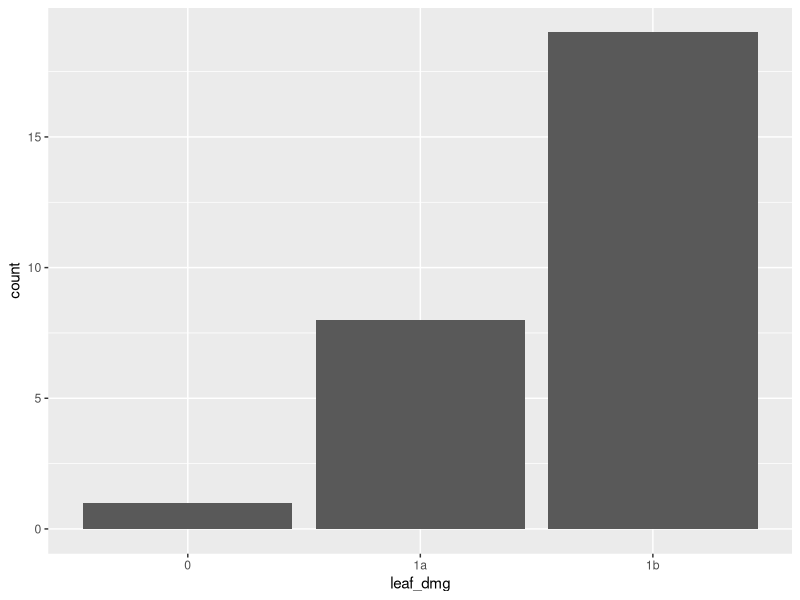
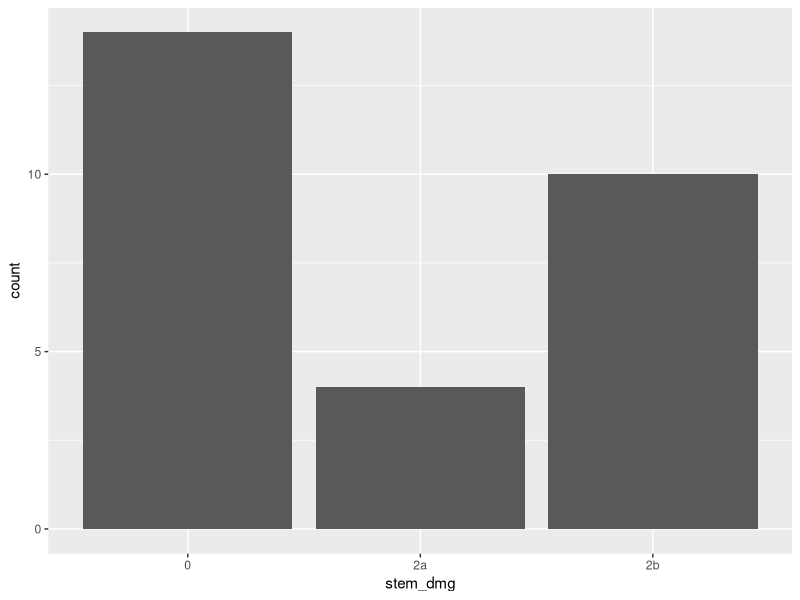
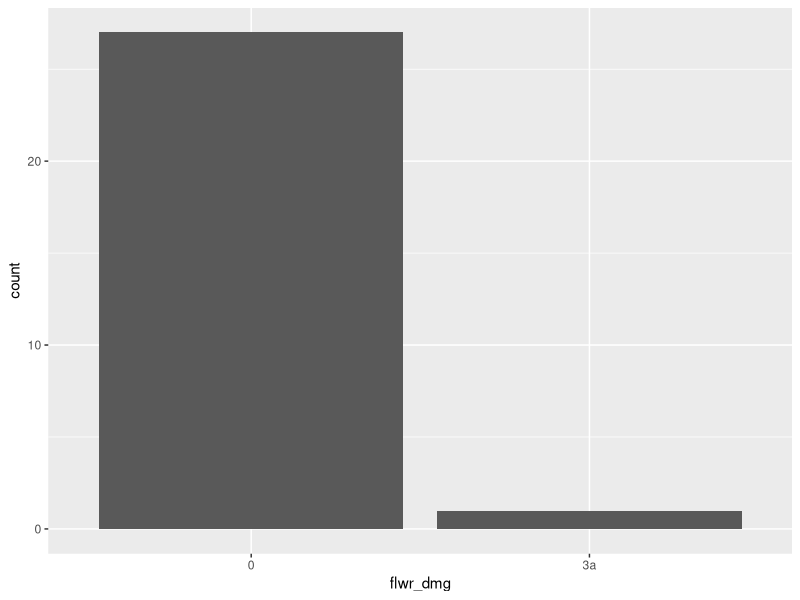
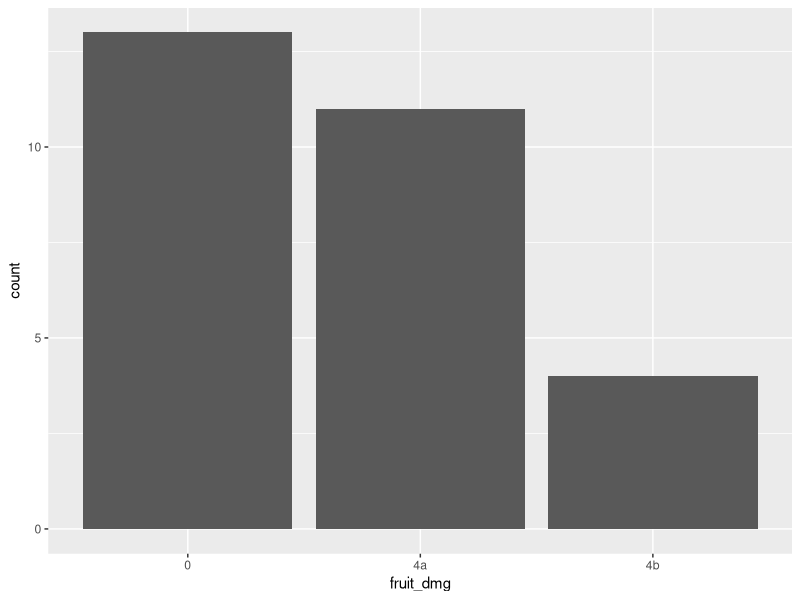
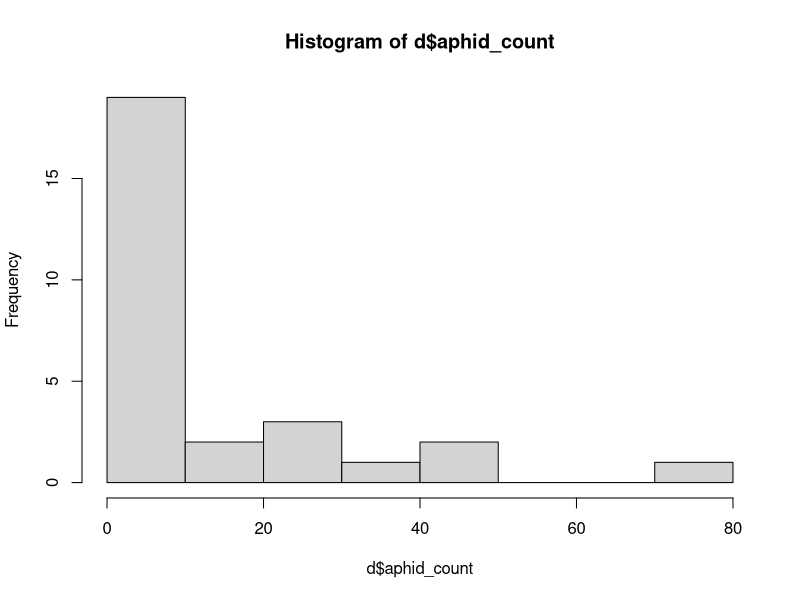
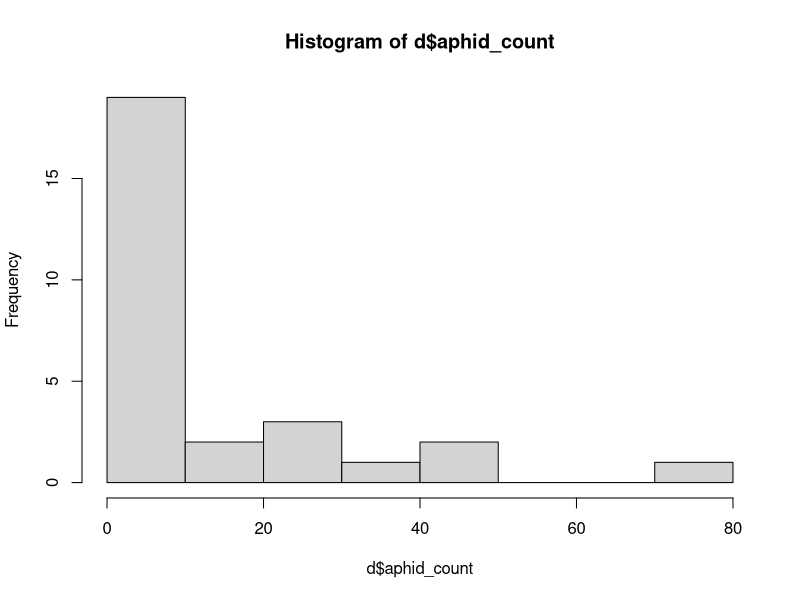
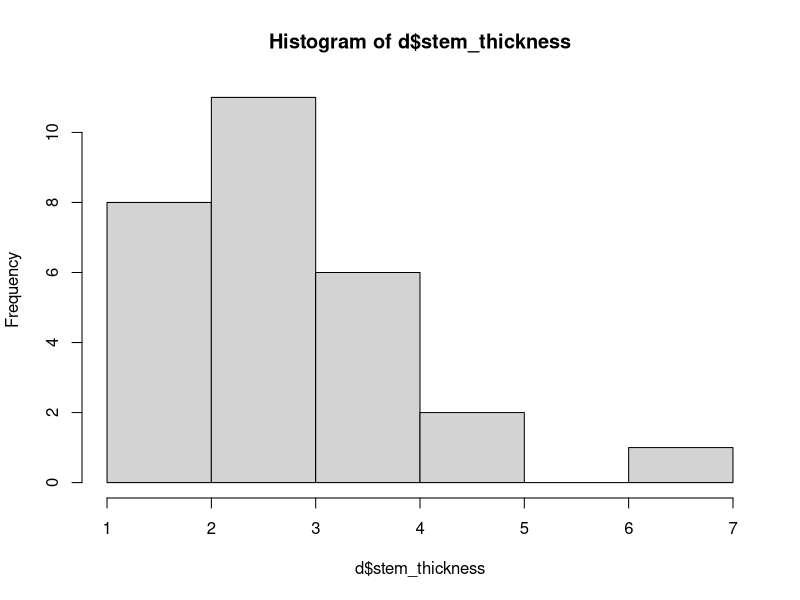
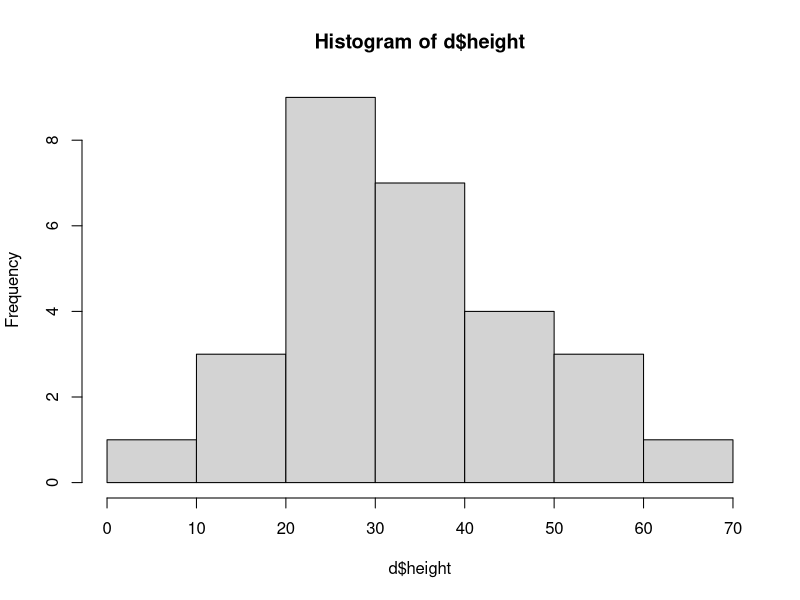

Generate these figures, in order, with R:
### Eda and Danielle - TM Aphid fieldwork data prep and LM

# Libraries ----
library(tidyverse)
library(dplyr)
library(lubridate)

# test

# Set working directory ----
setwd("~/GitHub/eda-aphid-project")

# Pull data & clean ----
d <- read.csv("TM_aphid_herbiv_data.csv")
d <- d[-c(29:61), ] #drops the 'NA' rows
d <- d[,-c(15)] #drops the last row

# > looking at response variables ----

# question 1 - herbivory ~ aphid density
# categorical data
ggplot(d, aes(x = leaf_dmg)) +
  geom_bar()

ggplot(d, aes(x = stem_dmg)) +
  geom_bar()

ggplot(d, aes(x = flwr_dmg)) +
  geom_bar()

ggplot(d, aes(x = fruit_dmg)) +
  geom_bar()

# how do we plan to analyze this? we could try to combine, truncate, etc the above, or we could select one type of herbivory. 

#could combine all into one "herbivore pressure" function, which may assign 'points' to each type of herbivory. a = 1 point, b = 2. Add up all the values from leaves, stem, fruit, flowers, and have one continuous "herbivore pressure" variable. we may also want to reformat the data to be easier to work with.

# question 2 - aphid count ~ plant size
hist(x = d$aphid_count)

# > looking at fixed effects ----

#question 1 fixed effect is the same as the response variable for q2 above
hist(x = d$aphid_count)

#question 2
hist(x = d$stem_thickness)
hist(x = d$height)

# Linear models ----

#Question 1: herbivory ~ aphid density

#Question 2: aphid density ~ plant size